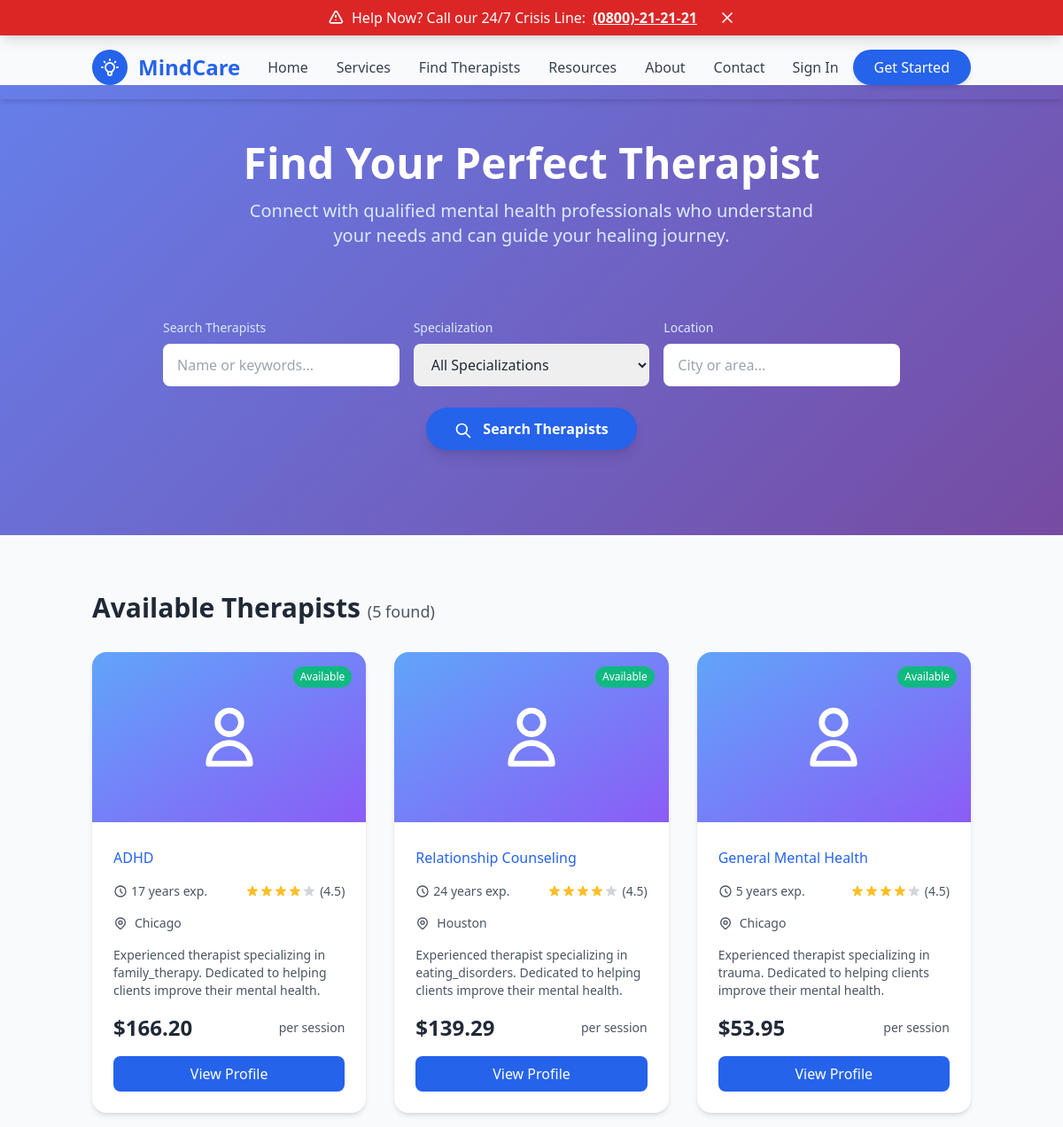
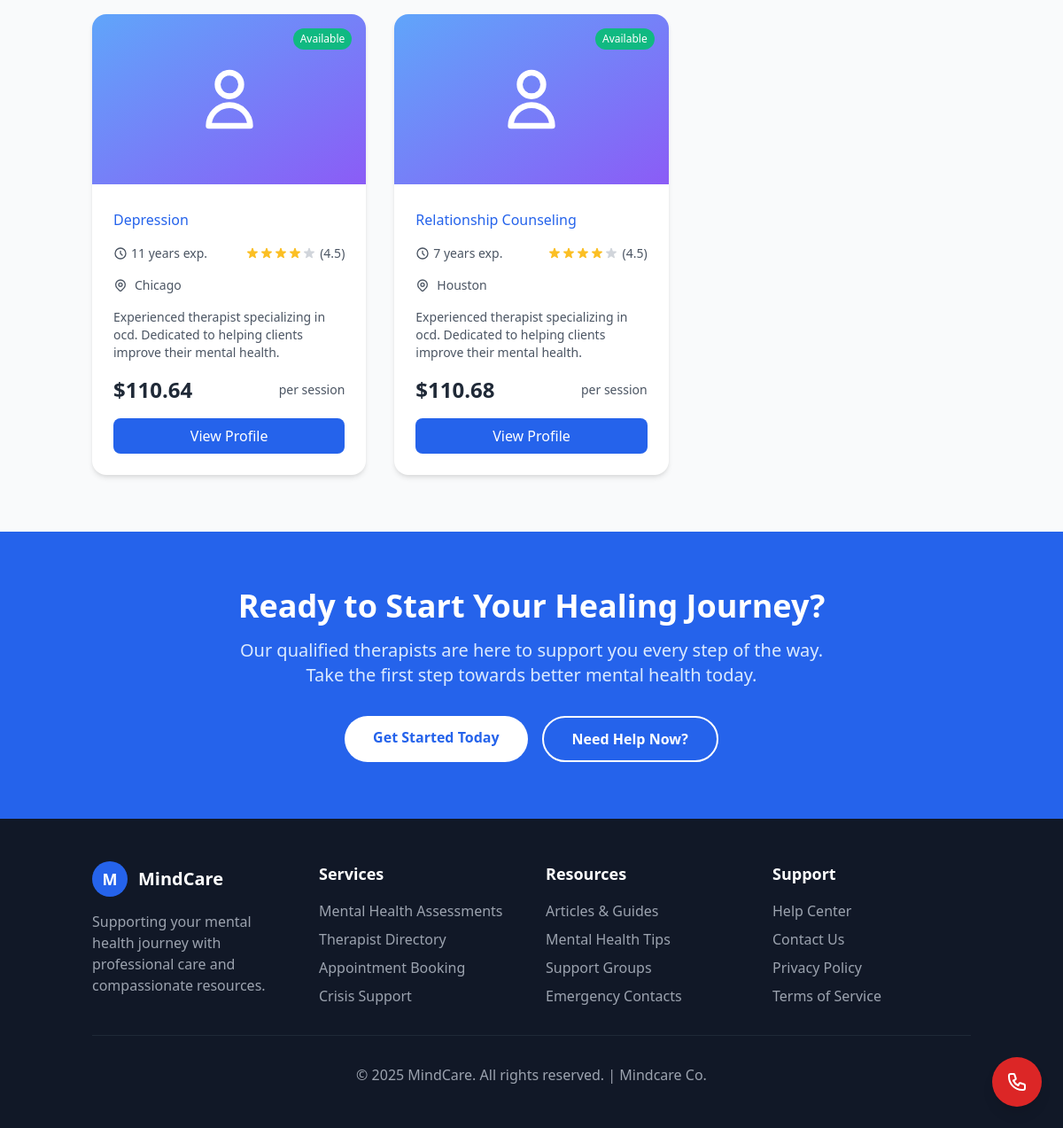
/therapists/, run on the app's committed database (2 pictures, top to bottom).
### therapists/models.py (models this page shows, shortened)
class TherapistProfile(models.Model):
    SPECIALIZATION_CHOICES = [
        ('anxiety', 'Anxiety Disorders'),
        ('depression', 'Depression'),
        ('trauma', 'Trauma & PTSD'),
        ('relationships', 'Relationship Counseling'),
        ('addiction', 'Addiction Recovery'),
        ('grief', 'Grief & Loss'),
        ('eating_disorders', 'Eating Disorders'),
        ('bipolar', 'Bipolar Disorder'),
        ('ocd', 'OCD'),
        ('adhd', 'ADHD'),
        ('family_therapy', 'Family Therapy'),
        ('child_therapy', 'Child & Adolescent Therapy'),
        ('general', 'General Mental Health'),
    ]
    AVAILABILITY_CHOICES = [
        ('monday', 'Monday'),
        ('tuesday', 'Tuesday'),
        ('wednesday', 'Wednesday'),
        ('thursday', 'Thursday'),
        ('friday', 'Friday'),
        ('saturday', 'Saturday'),
        ('sunday', 'Sunday'),
    ]
    user = models.OneToOneField(User, on_delete=models.CASCADE, related_name='therapist_profile')
    specialization = models.CharField(max_length=50, choices=SPECIALIZATION_CHOICES)
    experience_years = models.IntegerField(
        validators=[MinValueValidator(0), MaxValueValidator(50)],
        help_text="Years of professional experience"
    )
    location = models.CharField(max_length=200)
    bio = models.TextField(blank=True, help_text="Professional biography")
    qualification = models.CharField(max_length=200, blank=True)
    license_number = models.CharField(max_length=50, blank=True)
    hourly_rate = models.DecimalField(max_digits=6, decimal_places=2, blank=True, null=True)
    available_days = models.CharField(
        max_length=100,
        blank=True,
        help_text="Comma-separated list of available days"
    )
    available_times = models.CharField(
        max_length=200,
        blank=True,
        help_text="Available time slots (e.g., 9:00-17:00)"
    )
    is_available = models.BooleanField(default=True)
    created_at = models.DateTimeField(auto_now_add=True)
    updated_at = models.DateTimeField(auto_now=True)
    @property
    def full_name(self):
        return f"{self.user.first_name} {self.user.last_name}"
    @property
    def rating(self):
        return 4.5  # Placeholder
    class Meta:
        ordering = ['-created_at']
        verbose_name = "Therapist Profile"
        verbose_name_plural = "Therapist Profiles"

### therapists/views.py (the view)
# urls.py: path('', views.therapist_directory, name='therapist_directory'),
def therapist_directory(request):
    therapists = TherapistProfile.objects.filter(is_available=True)
    search_query = request.GET.get('search', '')
    specialization = request.GET.get('specialization', '')
    location = request.GET.get('location', '')
    if search_query:
        therapists = therapists.filter(
            Q(user__first_name__icontains=search_query) |
            Q(user__last_name__icontains=search_query) |
            Q(bio__icontains=search_query)
        )
    if specialization:
        therapists = therapists.filter(specialization=specialization)
    if location:
        therapists = therapists.filter(location__icontains=location)
    context = {
        'therapists': therapists,
        'specializations': TherapistProfile.SPECIALIZATION_CHOICES,
        'search_query': search_query,
        'selected_specialization': specialization,
        'selected_location': location,
    }
    return render(request, 'therapists/therapist_directory.html', context)

### templates/therapists/therapist_directory.html (shortened to what this page needs)
{% extends 'base.html' %}
{% load static %}
{% block content %}
<section class="filter-section text-white py-16">
    <div class="container mx-auto px-4">
        <div class="text-center mb-12">
            <h1 class="text-4xl md:text-5xl font-bold mb-4">Find Your Perfect Therapist</h1>
            <p class="text-xl text-blue-100 max-w-2xl mx-auto">Connect with qualified mental health professionals who understand your needs and can guide your healing journey.</p>
        </div>
        <div class="bg-white/10 backdrop-blur-md rounded-2xl p-8 max-w-4xl mx-auto">
            <form method="GET" class="space-y-6">
                <div class="grid grid-cols-1 md:grid-cols-3 gap-4">
                    <div class="md:col-span-1">
                        <label for="search" class="block text-sm font-medium text-blue-100 mb-2">Search Therapists</label>
                        <input type="text"
                               id="search"
                               name="search"
                               value="{{ search_query }}"
                               placeholder="Name or keywords..."
                               class="search-input w-full px-4 py-3 rounded-lg border-0 focus:ring-2 focus:ring-blue-400 text-gray-800 transition duration-300">
                    </div>
                    <div class="md:col-span-1">
                        <label for="specialization" class="block text-sm font-medium text-blue-100 mb-2">Specialization</label>
                        <select id="specialization"
                                name="specialization"
                                class="w-full px-4 py-3 rounded-lg border-0 focus:ring-2 focus:ring-blue-400 text-gray-800 transition duration-300">
                            <option value="">All Specializations</option>
                        </select>
                    </div>
                    <div class="md:col-span-1">
                        <label for="location" class="block text-sm font-medium text-blue-100 mb-2">Location</label>
                        <input type="text"
                               id="location"
                               name="location"
                               value="{{ selected_location }}"
                               placeholder="City or area..."
                               class="w-full px-4 py-3 rounded-lg border-0 focus:ring-2 focus:ring-blue-400 text-gray-800 transition duration-300">
                    </div>
                </div>
                <div class="flex justify-center">
                    <button type="submit"
                            class="bg-blue-600 hover:bg-blue-700 text-white px-8 py-3 rounded-full font-semibold transition duration-300 transform hover:scale-105 shadow-lg">
                        <svg class="w-5 h-5 inline-block mr-2" fill="none" stroke="currentColor" viewBox="0 0 24 24">
                            <path stroke-linecap="round" stroke-linejoin="round" stroke-width="2" d="M21 21l-6-6m2-5a7 7 0 11-14 0 7 7 0 0114 0z"></path>
                        </svg>
                        Search Therapists
                    </button>
                </div>
            </form>
        </div>
    </div>
</section>
<section class="py-16 bg-gray-50">
    <div class="container mx-auto px-4">
        <div class="flex justify-between items-center mb-8">
            <h2 class="text-3xl font-bold text-gray-800">
                Available Therapists
                <span class="text-lg font-normal text-gray-600">({{ therapists|length }} found)</span>
            </h2>
        </div>
        {% if therapists %}
            <div class="grid grid-cols-1 md:grid-cols-2 lg:grid-cols-3 gap-8">
                {% for therapist in therapists %}
                    <div class="therapist-card bg-white rounded-2xl shadow-md overflow-hidden">
                        <div class="relative h-48 bg-gradient-to-br from-blue-400 to-purple-500">
                            {% if therapist.user.profile_image %}
                                <img src="{{ therapist.user.profile_image.url }}"
                                     alt="{{ therapist.full_name }}"
                                     class="w-full h-full object-cover">
                            {% else %}
                                <div class="flex items-center justify-center h-full">
                                    <svg class="w-20 h-20 text-white" fill="none" stroke="currentColor" viewBox="0 0 24 24">
                                        <path stroke-linecap="round" stroke-linejoin="round" stroke-width="2" d="M16 7a4 4 0 11-8 0 4 4 0 018 0zM12 14a7 7 0 00-7 7h14a7 7 0 00-7-7z"></path>
                                    </svg>
                                </div>
                            {% endif %}
                            {% if therapist.is_available %}
                                <div class="absolute top-4 right-4 bg-green-500 text-white px-2 py-1 rounded-full text-xs font-medium">
                                    Available
                                </div>
                            {% endif %}
                        </div>
                        <div class="p-6">
                            <div class="mb-4">
                                <p class="text-blue-600 font-medium">{{ therapist.get_specialization_display }}</p>
                            </div>
                            <div class="flex items-center justify-between mb-4">
                                <div class="flex items-center text-gray-600">
                                    <svg class="w-4 h-4 mr-1" fill="none" stroke="currentColor" viewBox="0 0 24 24">
                                        <path stroke-linecap="round" stroke-linejoin="round" stroke-width="2" d="M12 8v4l3 3m6-3a9 9 0 11-18 0 9 9 0 0118 0z"></path>
                                    </svg>
                                    <span class="text-sm">{{ therapist.experience_years }} years exp.</span>
                                </div>
                                <div class="flex items-center">
                                    <div class="flex items-center">
                                        {% for i in "12345" %}
                                            <svg class="w-4 h-4 {% if forloop.counter <= therapist.rating %}text-yellow-400{% else %}text-gray-300{% endif %}" fill="currentColor" viewBox="0 0 20 20">
                                                <path d="M9.049 2.927c.3-.921 1.603-.921 1.902 0l1.07 3.292a1 1 0 00.95.69h3.462c.969 0 1.371 1.24.588 1.81l-2.8 2.034a1 1 0 00-.364 1.118l1.07 3.292c.3.921-.755 1.688-1.54 1.118l-2.8-2.034a1 1 0 00-1.175 0l-2.8 2.034c-.784.57-1.838-.197-1.539-1.118l1.07-3.292a1 1 0 00-.364-1.118L2.98 8.72c-.783-.57-.38-1.81.588-1.81h3.461a1 1 0 00.951-.69l1.07-3.292z"></path>
                                            </svg>
                                        {% endfor %}
                                    </div>
                                    <span class="text-sm text-gray-600 ml-1">({{ therapist.rating }})</span>
                                </div>
                            </div>
                            <div class="flex items-center text-gray-600 mb-4">
                                <span class="text-sm">{{ therapist.location }}</span>
                            </div>
                            {% if therapist.bio %}
                                <p class="text-gray-600 text-sm mb-4 line-clamp-3">
                                    {{ therapist.bio|truncatewords:20 }}
                                </p>
                            {% endif %}
                            {% if therapist.hourly_rate %}
                                <div class="flex items-center justify-between mb-4">
                                    <span class="text-2xl font-bold text-gray-800">${{ therapist.hourly_rate }}</span>
                                    <span class="text-sm text-gray-600">per session</span>
                                </div>
                            {% endif %}
                            <div class="flex space-x-3">
                                <a href="{% url 'therapists:therapist_detail' therapist.pk %}"
                                   class="flex-1 bg-blue-600 hover:bg-blue-700 text-white text-center py-2 px-4 rounded-lg font-medium transition duration-300 transform hover:scale-105">
                                    View Profile
                                </a>
                            </div>
                        </div>
                    </div>
                {% endfor %}
            </div>
        {% endif %}
    </div>
</section>
<section class="bg-blue-600 text-white py-16">
    <div class="container mx-auto px-4 text-center">
        <h2 class="text-3xl md:text-4xl font-bold mb-4">Ready to Start Your Healing Journey?</h2>
        <p class="text-xl text-blue-100 mb-8 max-w-2xl mx-auto">Our qualified therapists are here to support you every step of the way. Take the first step towards better mental health today.</p>
        <div class="flex flex-col sm:flex-row gap-4 justify-center">
            {% if not user.is_authenticated %}
                <a href="{% url 'accounts:register' %}"
                   class="bg-white text-blue-600 hover:bg-gray-100 px-8 py-3 rounded-full font-semibold transition duration-300 transform hover:scale-105">
                    Get Started Today
                </a>
            {% endif %}
            <a href="#"
               class="border-2 border-white text-white hover:bg-white hover:text-blue-600 px-8 py-3 rounded-full font-semibold transition duration-300 transform hover:scale-105">
               Need Help Now?
            </a>
        </div>
    </div>
</section>
{% endblock %}

### templates/therapists/therapist_directory.html (style rules this page uses)
.therapist-card { transition: all 0.3s ease; }
.filter-section { background: linear-gradient(135deg, #667eea 0%, #764ba2 100%); }

### data on the page
TherapistProfile: is_available "Available", specialization "ADHD", experience_years "17", rating "4.5", location "Chicago", bio "Experienced therapist specializing in family_therapy. Dedicated to helping clients improve their mental health.", hourly_rate "166.20"
TherapistProfile: is_available "Available", specialization "Relationship Counseling", experience_years "24", rating "4.5", location "Houston", bio "Experienced therapist specializing in eating_disorders. Dedicated to helping clients improve their mental health.", hourly_rate "139.29"
TherapistProfile: is_available "Available", specialization "General Mental Health", experience_years "5", rating "4.5", location "Chicago", bio "Experienced therapist specializing in trauma. Dedicated to helping clients improve their mental health.", hourly_rate "53.95"
TherapistProfile: is_available "Available", specialization "Depression", experience_years "11", rating "4.5", location "Chicago", bio "Experienced therapist specializing in ocd. Dedicated to helping clients improve their mental health.", hourly_rate "110.64"
TherapistProfile: is_available "Available", specialization "Relationship Counseling", experience_years "7", rating "4.5", location "Houston", bio "Experienced therapist specializing in ocd. Dedicated to helping clients improve their mental health.", hourly_rate "110.68"

### other printed values
{{ therapists|length }} "5"
